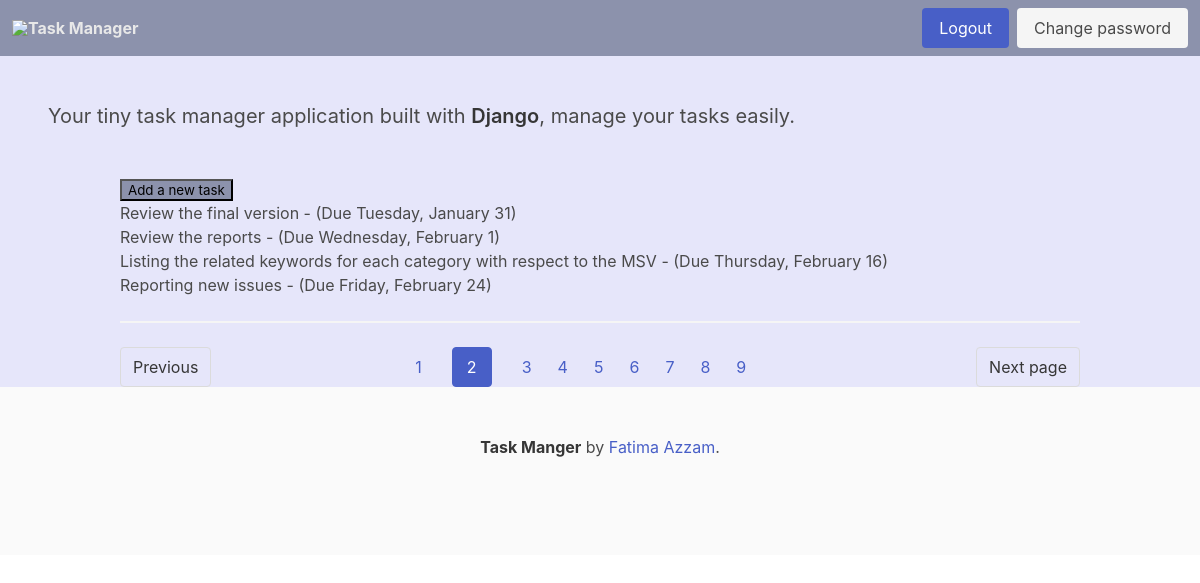
The app's page /tasks/2 (signed in), older data.
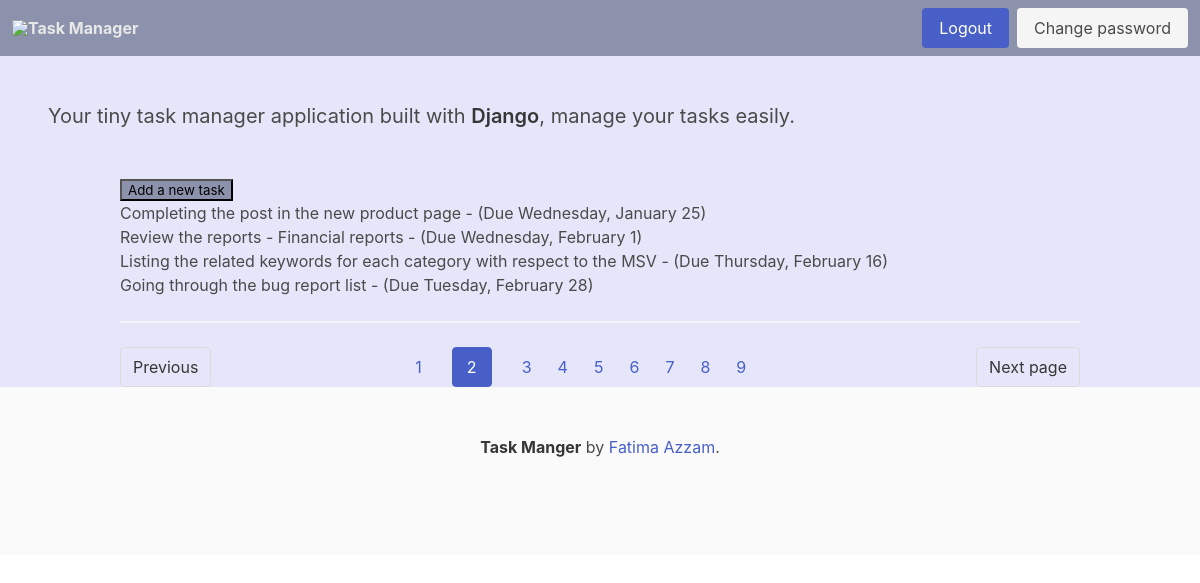
The same page, newer data.
### task_app/models.py (models this page shows, shortened)
class TaskItem(models.Model):
    title = models.CharField(max_length=100)
    description = models.TextField(null=True, blank=True)
    created_date = models.DateTimeField(auto_now_add=True)
    start_date = models.DateTimeField(default=timezone.now)
    due_date = models.DateTimeField(default=one_week_hence)
    class Meta:
        ordering = ["due_date"]

### task_app/views.py (the view)
# urls.py: path("tasks/<int:page>", views.listing, name="task-by-page"),
@login_required
def listing(request, page):
    tasks = TaskItem.objects.all().order_by("due_date")
    paginator = Paginator(tasks, per_page=4)
    page_object = paginator.get_page(page)
    page_object.adjusted_elided_pages = paginator.get_elided_page_range(page)
    context = {"page_obj": page_object}
    return render(request, "task_app/index.html", context)

### task_app/templates/task_app/index.html (shortened to what this page needs)
{% extends "base.html" %}
{% block content %}
<p>
    <input
            value="Add a new task"
            type="button"
            onclick="location.href='{% url "task-add" %}'" style="background-color:#8C92AC;"/>
</p>
<ul>
   {% for task in page_obj %}
    <li >
       <div>
            <div
                    role="button"
                    onclick="location.href=
                        '{% url "item-update" task.id %}'">
                    {{ task.title }} -
                    (Due {{ task.due_date | date:"l, F j" }})
            </div>
        </div>
    </li>
    {% endfor %}
</ul>
<hr>
<nav class="pagination is-centered" role="navigation" aria-label="pagination">
     {% if page_obj.has_previous %}
          <a class="pagination-previous" href="{% url 'task-by-page' 1 %}" >
              Previous
          </a>
    {% endif%}
    {% if page_obj.has_next %}
          <a class="pagination-next" href="{% url 'task-by-page' page_obj.next_page_number %}">
              Next page
          </a>
    {% endif%}
  <ul class="pagination-list">
      {% for page_number in page_obj.paginator.page_range %}
        <li>
            <a
            href="{% url 'task-by-page' page_number %}"
            class="{% if page_number == page_obj.number %}pagination-link is-current{% endif %}"
            >
                {{page_number}}
            </a>
            <li><span class="pagination-ellipsis">  </span></li>
        </li>
    {% endfor %}
  </ul>
</nav>
{% endblock %}

Row changes from the older to the newer data that the page shows:
removed TaskItem: title "Review the final version", due_date "Tuesday, January 31"
removed TaskItem: title "Reporting new issues", due_date "Friday, February 24"
now on this page (row unchanged): TaskItem: title "Completing the post in the new product page", due_date "Wednesday, January 25"
changed TaskItem "Wednesday, February 1": title "Review the reports" → "Review the reports - Financial reports"
now on this page (row unchanged): TaskItem: title "Going through the bug report list", due_date "Tuesday, February 28"
